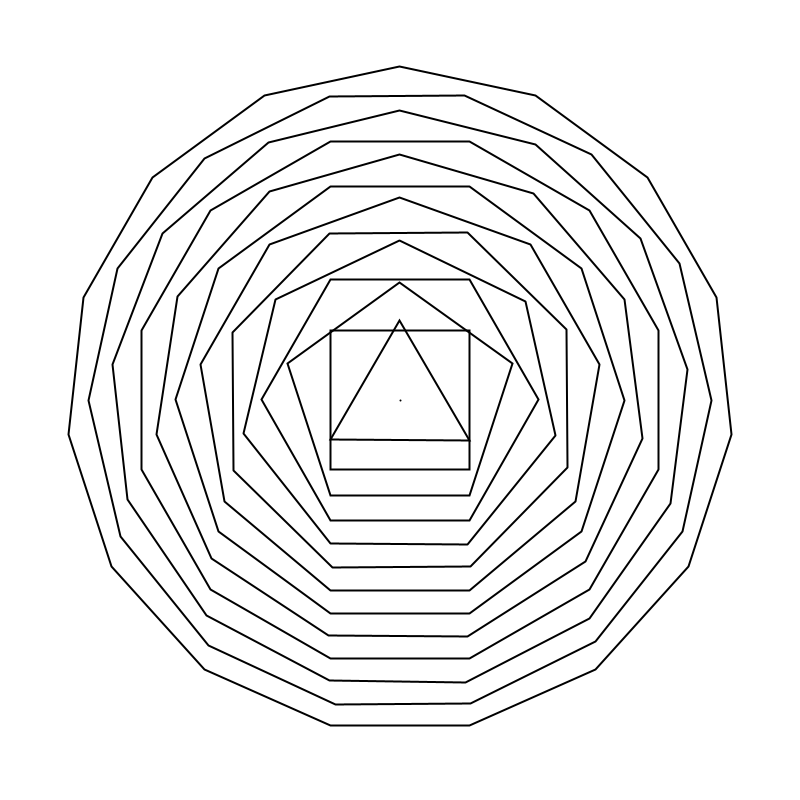
Frame 1 (no input)
Frame 60 (the mouse pressed at the canvas centre just before this capture): identical to frame 1, image omitted
Frame 120 (the mouse held since frame 60 and released just before this capture): identical to frame 1, image omitted

The Processing sketch that drew this single still picture (run headless with seeded random() and noise(); from frame 60 on, the mouse is pressed at the canvas centre):

// Processing sketch: poligonos
// ── poligonos.pde
int i;
int initr;
float angle = 0;

void setup() {
  size(800, 800);
  strokeWeight(2);
  //noLoop();
}

void draw() {
  translate(width*0.5, height*0.5);
  //rotate(radians(angle));
  //angle -= 0.2;
  background(255);
  noFill();
  float radius = 80;
  float pradius;
  for (int i = 0; i < 13; i++) {
    int sides = i + 3;
    pushMatrix(); 
    if (sides % 2 == 0) { 
      rotate(radians(180/sides));
    }
    polygon(0, 0, sides, radius);
    popMatrix();
    pradius = radius;
    radius = radius * sin(PI/sides) / sin(PI/(sides + 1));
    //println(radius - pradius);
  }
  point(0, 0);
}


void polygon(float x, float y, int v, float r) {
  pushMatrix();
  translate(x, y);
  beginShape();
  if (v == 0) {
    ellipse(0, 0, r*2, r*2);
  } else {
    float a;

    for (int i = 0; i < v; i++) {
      a = radians(i * 360/v + 90);
      vertex(r*cos(a), -r*sin(a));
    }
  }
  endShape(CLOSE);
  popMatrix();
}
